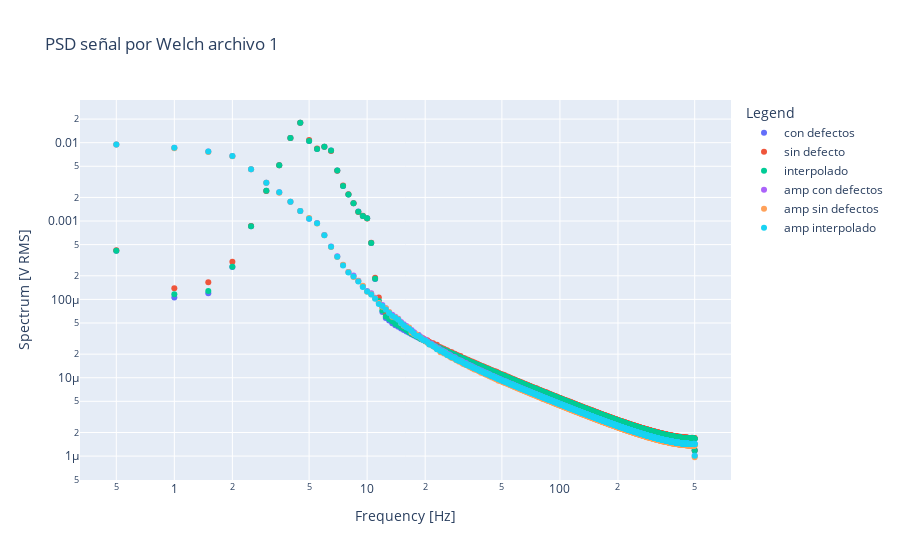

The notebook cell saved with this chart:
### Code cell
fig = go.Figure()

fig.add_trace(go.Scatter(x=f1[1], y=np.sqrt(signal_welch_all[1]), name='con defectos', mode='markers'))
fig.add_trace(go.Scatter(x=f2[1], y=np.sqrt(signal_welch_sd[1]), name='sin defecto',mode='markers'))
fig.add_trace(go.Scatter(x=f1[1], y=np.sqrt(signal_welch_inter[1]), name='interpolado',mode='markers'))
fig.add_trace(go.Scatter(x=f1[1], y=np.sqrt(amp_welch_all[1]), name='amp con defectos',mode='markers'))
fig.add_trace(go.Scatter(x=f2[1], y=np.sqrt(amp_welch_sd[1]), name='amp sin defectos',mode='markers'))
fig.add_trace(go.Scatter(x=f1[1], y=np.sqrt(amp_wech_inter[1]), name='amp interpolado',mode='markers'))


fig.update_layout(
    title = 'PSD señal por Welch archivo 1',
    xaxis_title='Frequency [Hz]',
    yaxis_title='Spectrum [V RMS]',
    legend_title='Legend'
)

fig.update_xaxes(type = 'log')
fig.update_yaxes(type = 'log')

fig.show()

### Figure 1 — Plotly figure (JSON) as saved in the notebook; plotly's stock layout.template omitted (floating-point values rounded to 4 significant figures; data arrays with more than 128 entries replaced by an {"elided": "..."} marker saying what was removed)
{"data": [{"mode": "markers", "name": "con defectos", "type": "scatter", "x": {"elided": "1001 float values"}, "y": {"elided": "1001 float values"}}, {"mode": "markers", "name": "sin defecto", "type": "scatter", "x": {"elided": "1001 float values"}, "y": {"elided": "1001 float values"}}, {"mode": "markers", "name": "interpolado", "type": "scatter", "x": {"elided": "1001 float values"}, "y": {"elided": "1001 float values"}}, {"mode": "markers", "name": "amp con defectos", "type": "scatter", "x": {"elided": "1001 float values"}, "y": {"elided": "1001 float values"}}, {"mode": "markers", "name": "amp sin defectos", "type": "scatter", "x": {"elided": "1001 float values"}, "y": {"elided": "1001 float values"}}, {"mode": "markers", "name": "amp interpolado", "type": "scatter", "x": {"elided": "1001 float values"}, "y": {"elided": "1001 float values"}}], "layout": {"legend": {"title": {"text": "Legend"}}, "title": {"text": "PSD señal por Welch archivo 1"}, "xaxis": {"title": {"text": "Frequency [Hz]"}, "type": "log"}, "yaxis": {"title": {"text": "Spectrum [V RMS]"}, "type": "log"}}}
